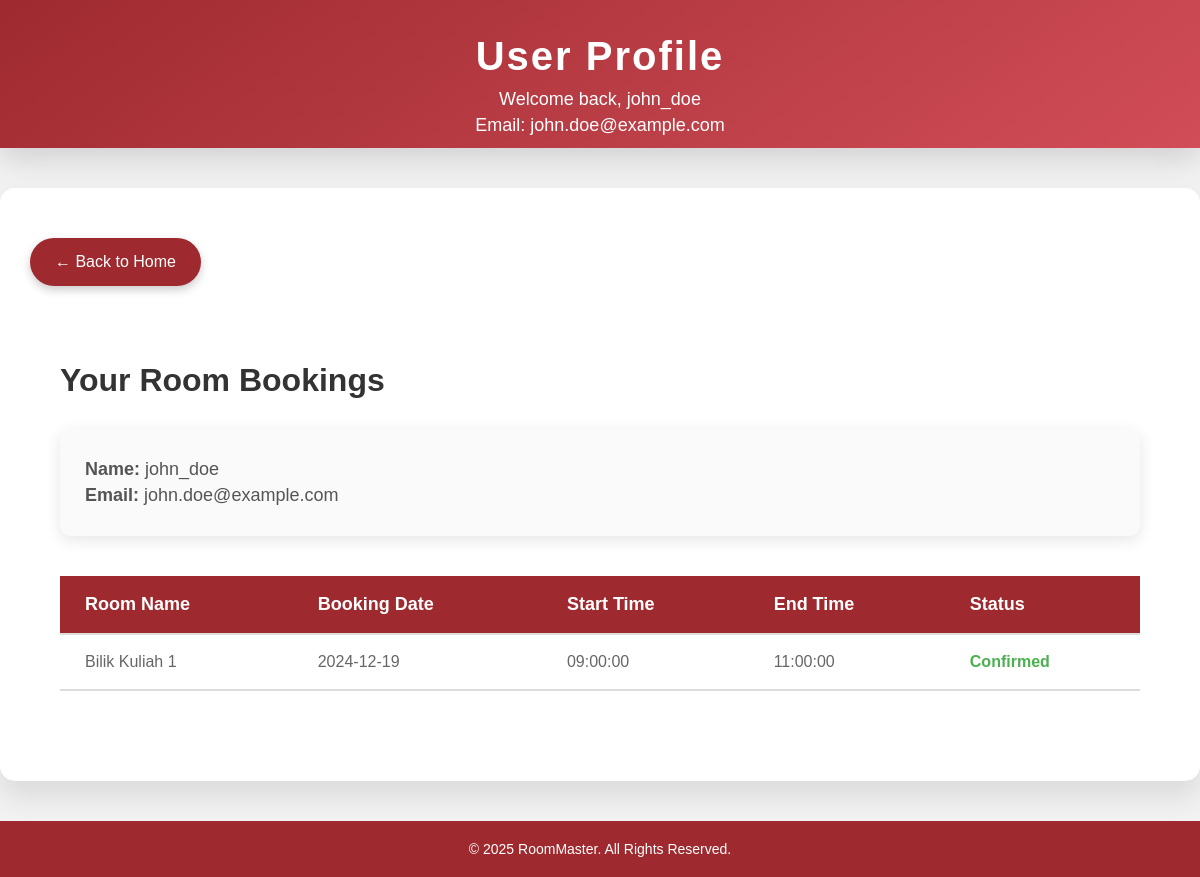
The app's page /profile.php (signed in) with its own data.
### tables this page shows
CREATE TABLE `users` (
  `user_id` int(11) NOT NULL,
  `username` varchar(255) NOT NULL,
  `password` varchar(255) NOT NULL,
  `email` varchar(255) NOT NULL,
  `role` enum('student','teacher') NOT NULL DEFAULT 'student',
  `created_at` timestamp NOT NULL DEFAULT current_timestamp(),
  `type_id` int(11) NOT NULL DEFAULT 1
);

CREATE TABLE `bookings` (
  `booking_id` int(11) NOT NULL,
  `user_id` int(11) NOT NULL,
  `room_id` int(11) NOT NULL,
  `booking_date` date NOT NULL,
  `start_time` time NOT NULL,
  `end_time` time NOT NULL,
  `status` enum('Pending','Confirmed','Cancelled','Completed') NOT NULL DEFAULT 'Pending'
);

CREATE TABLE `rooms` (
  `room_id` int(11) NOT NULL,
  `room_name` varchar(255) NOT NULL,
  `location` varchar(255) NOT NULL,
  `capacity` int(11) NOT NULL,
  `equipment` text DEFAULT NULL,
  `pricing` decimal(10,2) DEFAULT 0.00,
  `image` varchar(255) DEFAULT NULL,
  `status` enum('Available','Booked','Maintenance') NOT NULL DEFAULT 'Available'
);

### profile.php (the view, shortened to what this page needs)
<?php
include('db_connect.php');
$user_id = $_SESSION['user_id'];
$query = "SELECT username, email FROM users WHERE user_id = ?";
$stmt = $conn->prepare($query);
$stmt->bind_param("i", $user_id);
$stmt->execute();
$result = $stmt->get_result();
if ($result->num_rows > 0) {
    $user = $result->fetch_assoc();
} else {
    echo "User not found.";
    exit;
}
$booking_query = "SELECT b.booking_id, r.room_name, b.booking_date, b.start_time, b.end_time, b.status
                  FROM bookings b
                  JOIN rooms r ON b.room_id = r.room_id
                  WHERE b.user_id = ?
                  ORDER BY b.booking_date DESC, b.start_time DESC";
$booking_stmt = $conn->prepare($booking_query);
$booking_stmt->bind_param("i", $user_id);
$booking_stmt->execute();
$booking_result = $booking_stmt->get_result();
?>
<!DOCTYPE html>
<html lang="en">
<head>
</head>
<body>
<header>
    <h1>User Profile</h1>
    <p>Welcome back, <?php echo htmlspecialchars($user['username']); ?></p>
    <p>Email: <?php echo htmlspecialchars($user['email']); ?></p>
</header>
<div class="container">
    <a href="home.php" class="back-button">← Back to Home</a>
    <div class="content">
        <h2>Your Room Bookings</h2>
        <div class="user-info">
            <div>
                <p><strong>Name:</strong> <?php echo htmlspecialchars($user['username']); ?></p>
                <p><strong>Email:</strong> <?php echo htmlspecialchars($user['email']); ?></p>
            </div>
        </div>
        <div class="table-container">
            <?php if ($booking_result->num_rows > 0): ?>
                <table>
                    <thead>
                        <tr>
                            <th>Room Name</th>
                            <th>Booking Date</th>
                            <th>Start Time</th>
                            <th>End Time</th>
                            <th>Status</th>
                        </tr>
                    </thead>
                    <tbody>
                        <?php while ($booking = $booking_result->fetch_assoc()): ?>
                            <tr>
                                <td><?php echo htmlspecialchars($booking['room_name']); ?></td>
                                <td><?php echo htmlspecialchars($booking['booking_date']); ?></td>
                                <td><?php echo htmlspecialchars($booking['start_time']); ?></td>
                                <td><?php echo htmlspecialchars($booking['end_time']); ?></td>
                                <td>
                                    <span class="<?php echo htmlspecialchars($booking['status']) === 'Confirmed' ? 'status-confirmed' : (htmlspecialchars($booking['status']) === 'Pending' ? 'status-pending' : 'status-rejected'); ?>">
                                        <?php echo htmlspecialchars($booking['status']); ?>
                                    </span>
                                </td>
                            </tr>
                        <?php endwhile; ?>
                    </tbody>
                </table>
            <?php else: ?>
                <p>No bookings found.</p>
            <?php endif; ?>
        </div>
    </div>
</div>
<footer>
    &copy; <?php echo date("Y"); ?> RoomMaster. All Rights Reserved.
</footer>
</body>
</html>

### profile.php (style rules this page uses)
body { font-family: 'Arial', sans-serif; background-color: #f2f2f2; margin: 0; padding: 0; color: #333; }
header { background: linear-gradient(145deg, #9e2a2f, #d14d57); color: white; padding: 7px 0; text-align: center; box-shadow: 0px 10px 30px rgba(0, 0, 0, 0.15); }
header h1 { font-size: 40px; margin-bottom: 10px; font-weight: 700; letter-spacing: 2px; }
header p { font-size: 18px; margin: 5px 0; font-weight: 300; }
.container { max-width: 1200px; margin: 40px auto; background-color: #fff; border-radius: 15px; box-shadow: 0 15px 30px rgba(0, 0, 0, 0.1); padding: 30px; overflow: hidden; }
.back-button { display: inline-block; margin: 20px 0; padding: 15px 25px; background-color: #9e2a2f; color: white; text-decoration: none; font-size: 16px; border-radius: 50px; box-shadow: 0 4px 10px rgba(0, 0, 0, 0.2); transition: all 0.3s ease; }
.content { padding: 30px; }
.content h2 { font-size: 32px; color: #333; margin-bottom: 30px; font-weight: 600; }
.user-info { display: flex; justify-content: space-between; align-items: center; background-color: #fafafa; padding: 25px; border-radius: 10px; box-shadow: 0 4px 15px rgba(0, 0, 0, 0.1); margin-bottom: 40px; }
.user-info p { font-size: 18px; margin: 5px 0; color: #555; }
.table-container { margin-top: 30px; }
table { width: 100%; border-collapse: collapse; margin-bottom: 30px; }
table th, table td { padding: 18px 25px; text-align: left; border-bottom: 2px solid #ddd; }
table th { background-color: #9e2a2f; color: white; font-size: 18px; font-weight: bold; }
table td { font-size: 16px; color: #666; font-weight: 400; }
.status-confirmed { color: #4CAF50; font-weight: bold; }
footer { background-color: #9e2a2f; color: white; text-align: center; padding: 20px; font-size: 14px; }

### records on screen
users: username "john_doe", email "john.doe@example.com"
bookings: room.room_name "Bilik Kuliah 1", booking_date "2024-12-19", start_time "09:00:00", end_time "11:00:00", status "Confirmed"
